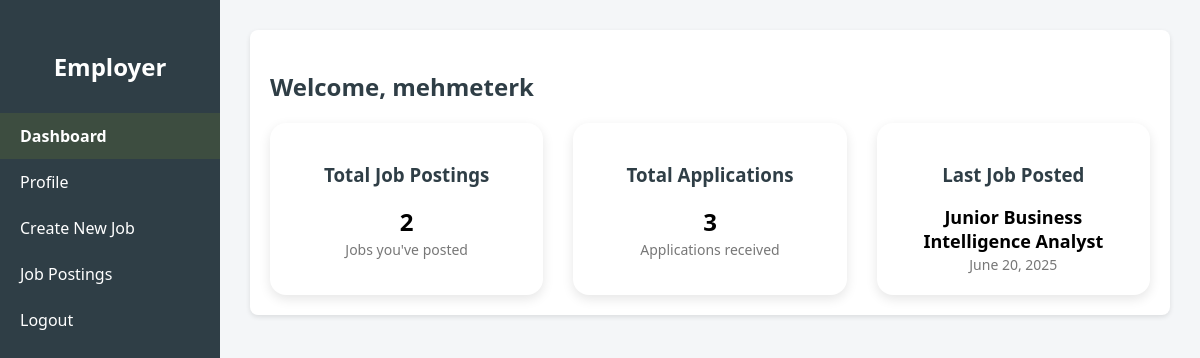
Screenshot of /users/dashboard/employer/ (signed in) with the database file from the repository.
### users/models.py (models this page shows, shortened)
class User(AbstractUser):
    ROLE_CHOICES = [
        ('jobseeker', 'Job Seeker'),
        ('employer', 'Employer'),
    ]
    role = models.CharField(max_length=20, choices=ROLE_CHOICES)
    created_at = models.DateTimeField(auto_now_add=True)

class JobPosting(models.Model):
    employer = models.ForeignKey(EmployerProfile, on_delete=models.CASCADE)
    title = models.CharField(max_length=100)
    description = models.TextField()
    required_skills = models.CharField(max_length=300, help_text="Virgülle ayrılmış şekilde yazınız. Örnek: Python, SQL, Django")
    preferred_traits = models.TextField(
    blank=True,
    help_text="Describe the personal traits or soft skills you're looking for (e.g. teamwork, creativity, attention to detail)."
    )
    company_name = models.CharField(max_length=255, blank=True, null=True)
    industry = models.CharField(max_length=255, blank=True, null=True)
    founded_year = models.IntegerField(blank=True, null=True)
    location = models.CharField(max_length=255, blank=True, null=True)
    created_at = models.DateTimeField(auto_now_add=True)

### users/views.py (the view)
# urls.py: path('dashboard/employer/', views.employer_dashboard, name='employer_dashboard'),
@never_cache
@login_required
def employer_dashboard(request):
    employer_profile = get_object_or_404(EmployerProfile, user=request.user)
    employer = EmployerProfile.objects.get(user=request.user)
    form = EmployerProfileForm(request.POST or None, instance=employer)
    if request.method == 'POST' and 'company_name' in request.POST:
        if form.is_valid():
            form.save()
            messages.success(request, "Company profile updated!")
            return redirect('users:employer_dashboard')
    initial_data = {
        'company_name': employer_profile.company_name,
        'industry': employer_profile.industry,
        'founded_year': employer_profile.founded_year,
        'location': employer_profile.location,
    }
    job_posting_form = JobPostingForm(initial=initial_data)
    job_posts = JobPosting.objects.filter(employer=employer_profile).select_related('employer').order_by('-created_at')
    for job in job_posts:
        job.applications_list = JobApplication.objects.filter(job=job).select_related('jobseeker__user')
    total_job_posts = job_posts.count()
    total_applications = JobApplication.objects.filter(job__in=job_posts).count()
    last_job = job_posts.first() if total_job_posts > 0 else None
    return render(request, 'users/employer_dashboard.html', {
        'employer': employer,
        'form': form,
        'job_posting_form': job_posting_form,
        'job_posts': job_posts,
        'total_job_posts': total_job_posts,
        'total_applications': total_applications,
        'last_job': last_job,
    })

### users/templates/users/employer_dashboard.html (shortened to what this page needs)
{% load static %}
<!DOCTYPE html>
<html lang="en">
<head>
</head>
<body>
<div class="sidebar">
  <h2>Employer</h2>
  <a href="#" data-section="dashboard">Dashboard</a>
  <a href="#" data-section="profile">Profile</a>
  <a href="#" data-section="create_job">Create New Job</a>
  <a href="#" data-section="job_postings">Job Postings</a>
  <a href="#" onclick="document.getElementById('logout-form').submit(); return false;">Logout</a>
</div>
<div class="main-content">
  <div id="dashboard" class="section active card">
    <h2>Welcome, {{ request.user.username }}</h2>
    <div class="dashboard-overview">
      <div class="overview-box">
        <h3>Total Job Postings</h3>
        <p>{{ total_job_posts }}</p>
        <small>Jobs you've posted</small>
      </div>
      <div class="overview-box">
        <h3>Total Applications</h3>
        <p>{{ total_applications }}</p>
        <small>Applications received</small>
      </div>
      <div class="overview-box">
        <h3>Last Job Posted</h3>
        {% if last_job %}
          <p style="font-size: 18px;">{{ last_job.title }}</p>
          <small>{{ last_job.created_at|date:"F d, Y" }}</small>
        {% else %}
          <p>No jobs posted</p>
        {% endif %}
      </div>
    </div>
  </div>
</body>
</html>

### users/templates/users/employer_dashboard.html (style rules this page uses)
body { margin: 0; font-family: 'Segoe UI', sans-serif; background-color: #f4f6f8; }
.sidebar { width: 220px; background-color: #2f3e46; height: 100vh; position: fixed; padding-top: 30px; color: white; display: flex; flex-direction: column; }
.sidebar h2 { text-align: center; margin-bottom: 30px; color: white; }
.sidebar a { display: block; padding: 12px 20px; text-decoration: none; color: white; transition: background 0.3s; }
.sidebar a.active { background-color: #3d4d40; font-weight: bold; }
.main-content { margin-left: 220px; padding: 30px; }
.section { display: none; }
.section.active { display: block; }
.card { background-color: white; border-radius: 8px; padding: 20px; margin-bottom: 30px; box-shadow: 0 2px 5px rgba(0,0,0,0.1); }
h2, h3 { color: #2f3e46; }
.dashboard-overview { display: flex; flex-wrap: wrap; gap: 30px; margin-top: 20px; }
.overview-box { flex: 1; min-width: 200px; background-color: #ffffff; padding: 20px; border-radius: 16px; box-shadow: 0 4px 12px rgba(0,0,0,0.1); text-align: center; }
.overview-box p { font-size: 24px; font-weight: bold; margin: 10px 0 0; }
.overview-box small { font-size: 14px; color: #777; }

### rows the page displays
User: user.username "mehmeterk"
JobPosting: title "Junior Business Intelligence Analyst", created_at "June 20, 2025"

### other values shown
{{ total_job_posts }} "2"
{{ total_applications }} "3"
